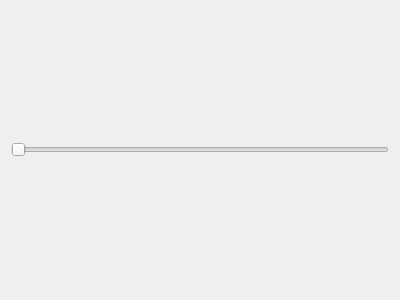
<?xml version="1.0" encoding="UTF-8"?>
<ui version="4.0">
 <class>FullscreenMode</class>
 <widget class="QWidget" name="FullscreenMode">
  <property name="geometry">
   <rect>
    <x>0</x>
    <y>0</y>
    <width>400</width>
    <height>300</height>
   </rect>
  </property>
  <property name="windowTitle">
   <string>Fullscreen Mode</string>
  </property>
  <layout class="QVBoxLayout" name="verticalLayout_2">
   <item>
    <layout class="QVBoxLayout" name="verticalLayout">
     <item>
      <layout class="QVBoxLayout" name="wingview_layout"/>
     </item>
     <item>
      <widget class="QSlider" name="slider_feature_size">
       <property name="orientation">
        <enum>Qt::Horizontal</enum>
       </property>
      </widget>
     </item>
    </layout>
   </item>
  </layout>
 </widget>
 <resources/>
 <connections/>
</ui>
